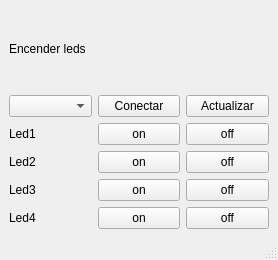
<?xml version="1.0" encoding="UTF-8"?>
<ui version="4.0">
 <class>MainWindow</class>
 <widget class="QMainWindow" name="MainWindow">
  <property name="geometry">
   <rect>
    <x>0</x>
    <y>0</y>
    <width>278</width>
    <height>260</height>
   </rect>
  </property>
  <property name="windowTitle">
   <string>MainWindow</string>
  </property>
  <widget class="QWidget" name="centralwidget">
   <layout class="QVBoxLayout" name="verticalLayout_2">
    <item>
     <layout class="QVBoxLayout" name="verticalLayout">
      <item>
       <widget class="QLabel" name="label">
        <property name="text">
         <string>Encender leds</string>
        </property>
       </widget>
      </item>
      <item>
       <layout class="QHBoxLayout" name="horizontalLayout">
        <item>
         <widget class="QComboBox" name="comboBox"/>
        </item>
        <item>
         <widget class="QPushButton" name="conectar">
          <property name="text">
           <string>Conectar</string>
          </property>
         </widget>
        </item>
        <item>
         <widget class="QPushButton" name="actualizar">
          <property name="text">
           <string>Actualizar</string>
          </property>
         </widget>
        </item>
       </layout>
      </item>
     </layout>
    </item>
    <item>
     <layout class="QHBoxLayout" name="horizontalLayout_2">
      <item>
       <widget class="QLabel" name="led1">
        <property name="text">
         <string>Led1</string>
        </property>
       </widget>
      </item>
      <item>
       <widget class="QPushButton" name="on1">
        <property name="text">
         <string>on</string>
        </property>
       </widget>
      </item>
      <item>
       <widget class="QPushButton" name="off1">
        <property name="text">
         <string>off</string>
        </property>
       </widget>
      </item>
     </layout>
    </item>
    <item>
     <layout class="QHBoxLayout" name="horizontalLayout_3">
      <item>
       <widget class="QLabel" name="led4">
        <property name="text">
         <string>Led2</string>
        </property>
       </widget>
      </item>
      <item>
       <widget class="QPushButton" name="on2">
        <property name="text">
         <string>on</string>
        </property>
       </widget>
      </item>
      <item>
       <widget class="QPushButton" name="off2">
        <property name="text">
         <string>off</string>
        </property>
       </widget>
      </item>
     </layout>
    </item>
    <item>
     <layout class="QHBoxLayout" name="horizontalLayout_4">
      <item>
       <widget class="QLabel" name="led3">
        <property name="text">
         <string>Led3</string>
        </property>
       </widget>
      </item>
      <item>
       <widget class="QPushButton" name="on3">
        <property name="text">
         <string>on</string>
        </property>
       </widget>
      </item>
      <item>
       <widget class="QPushButton" name="off3">
        <property name="text">
         <string>off</string>
        </property>
       </widget>
      </item>
     </layout>
    </item>
    <item>
     <layout class="QHBoxLayout" name="horizontalLayout_5">
      <item>
       <widget class="QLabel" name="led2">
        <property name="text">
         <string>Led4</string>
        </property>
       </widget>
      </item>
      <item>
       <widget class="QPushButton" name="on4">
        <property name="text">
         <string>on</string>
        </property>
       </widget>
      </item>
      <item>
       <widget class="QPushButton" name="off4">
        <property name="text">
         <string>off</string>
        </property>
       </widget>
      </item>
     </layout>
    </item>
   </layout>
  </widget>
  <widget class="QMenuBar" name="menubar">
   <property name="geometry">
    <rect>
     <x>0</x>
     <y>0</y>
     <width>278</width>
     <height>33</height>
    </rect>
   </property>
  </widget>
  <widget class="QStatusBar" name="statusbar"/>
 </widget>
 <resources/>
 <connections/>
</ui>
